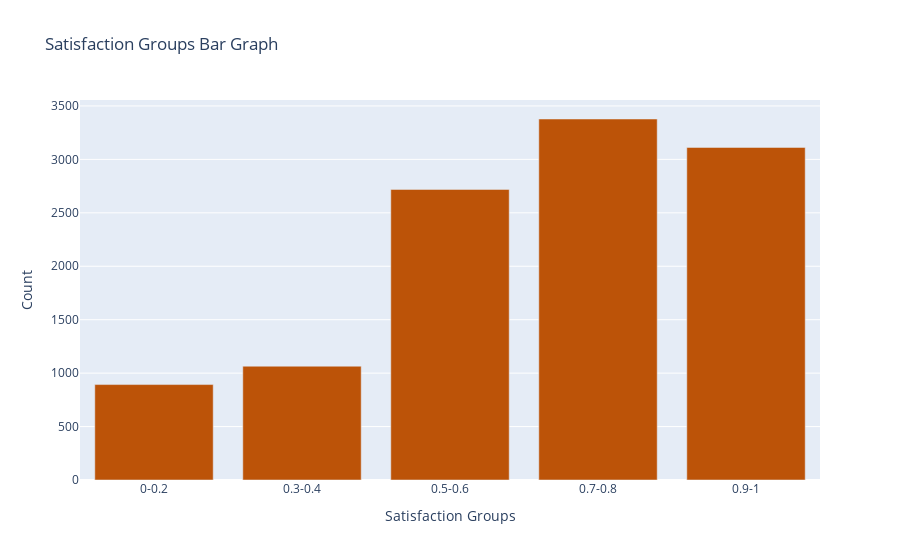

This figure's notebook cell:
### Markdown cell above
## Satisfaction Group Bar Graph

### Code cell
satisfaction_Groupby = df.groupby("satisfaction_groups").size().reset_index(name="n")

fig = px.bar(satisfaction_Groupby, x="satisfaction_groups", 
             y="n", 
             title="Satisfaction Groups Bar Graph",
             color_discrete_sequence=colors,
             labels={'satisfaction_groups': 'Satisfaction Groups', 'n': 'Count'})

fig.show()

### Figure 1 — Plotly figure (JSON) as saved in the notebook; plotly's stock layout.template omitted (floating-point values rounded to 4 significant figures)
{"data": [{"alignmentgroup": "True", "hovertemplate": "Satisfaction Groups=%{x}<br>Count=%{y}<extra></extra>", "legendgroup": "", "marker": {"color": "#BC5308", "pattern": {"shape": ""}}, "name": "", "offsetgroup": "", "orientation": "v", "showlegend": false, "textposition": "auto", "type": "bar", "x": ["0-0.2", "0.3-0.4", "0.5-0.6", "0.7-0.8", "0.9-1"], "xaxis": "x", "y": [893, 1065, 2719, 3378, 3112], "yaxis": "y"}], "layout": {"barmode": "relative", "legend": {"tracegroupgap": 0}, "title": {"text": "Satisfaction Groups Bar Graph"}, "xaxis": {"anchor": "y", "domain": [0, 1], "title": {"text": "Satisfaction Groups"}}, "yaxis": {"anchor": "x", "domain": [0, 1], "title": {"text": "Count"}}}}
